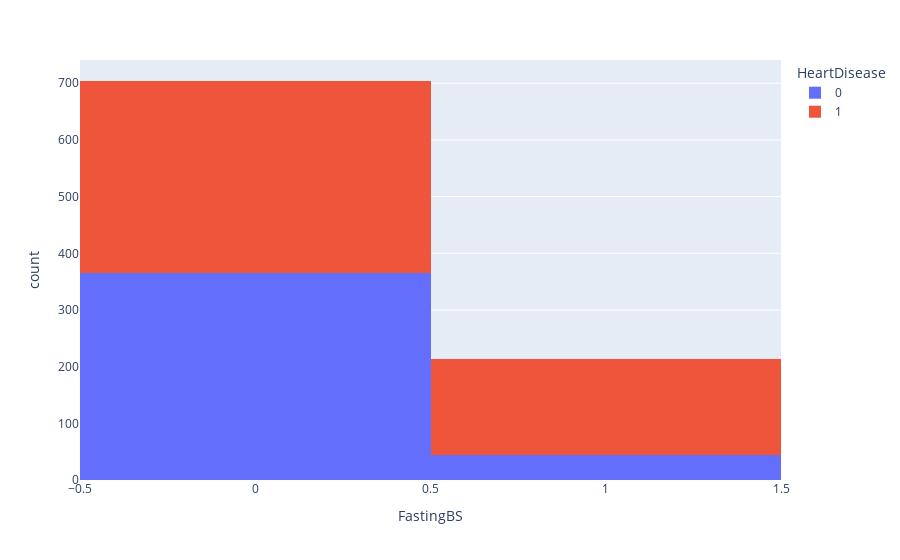

Notebook cell for this chart:
### Markdown cell above
FastingBS vs Heart Disease

### Code cell
px.histogram(heart_df,x='FastingBS',color='HeartDisease')

### Figure 1 — Plotly figure (JSON) as saved in the notebook; plotly's stock layout.template omitted (floating-point values rounded to 4 significant figures; data arrays with more than 128 entries replaced by an {"elided": "..."} marker saying what was removed)
{"data": [{"bingroup": "x", "hovertemplate": "HeartDisease=0<br>FastingBS=%{x}<br>count=%{y}<extra></extra>", "legendgroup": "0", "marker": {"color": "#636efa", "pattern": {"shape": ""}}, "name": "0", "orientation": "v", "showlegend": true, "type": "histogram", "x": {"elided": "410 int values"}, "xaxis": "x", "yaxis": "y"}, {"bingroup": "x", "hovertemplate": "HeartDisease=1<br>FastingBS=%{x}<br>count=%{y}<extra></extra>", "legendgroup": "1", "marker": {"color": "#EF553B", "pattern": {"shape": ""}}, "name": "1", "orientation": "v", "showlegend": true, "type": "histogram", "x": {"elided": "508 int values"}, "xaxis": "x", "yaxis": "y"}], "layout": {"barmode": "relative", "legend": {"title": {"text": "HeartDisease"}, "tracegroupgap": 0}, "margin": {"t": 60}, "xaxis": {"anchor": "y", "domain": [0, 1], "title": {"text": "FastingBS"}}, "yaxis": {"anchor": "x", "domain": [0, 1], "title": {"text": "count"}}}}
